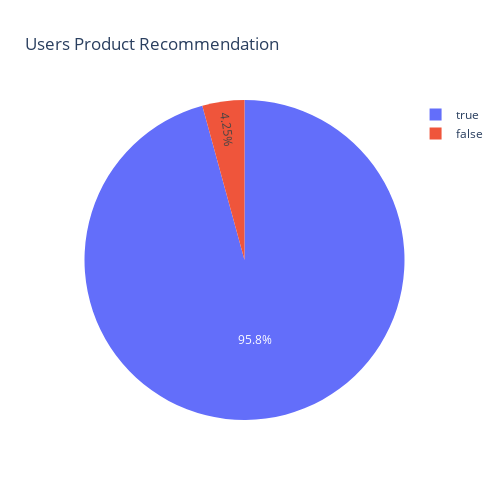

This figure's notebook cell:
### Code cell
fig5 = px.pie(df_by_doRecommend, values='count', names = 'reviews.doRecommend', title='Users Product Recommendation ')
fig5.update_layout(
    autosize=False,
    width=500,
    height=500
)
fig5.show()

### Figure 1 — Plotly figure (JSON) as saved in the notebook; plotly's stock layout.template omitted (floating-point values rounded to 4 significant figures)
{"data": [{"domain": {"x": [0, 1], "y": [0, 1]}, "hovertemplate": "reviews.doRecommend=%{label}<br>count=%{value}<extra></extra>", "labels": [true, false], "legendgroup": "", "name": "", "showlegend": true, "type": "pie", "values": [52195, 2316]}], "layout": {"autosize": false, "height": 500, "legend": {"tracegroupgap": 0}, "title": {"text": "Users Product Recommendation "}, "width": 500}}
